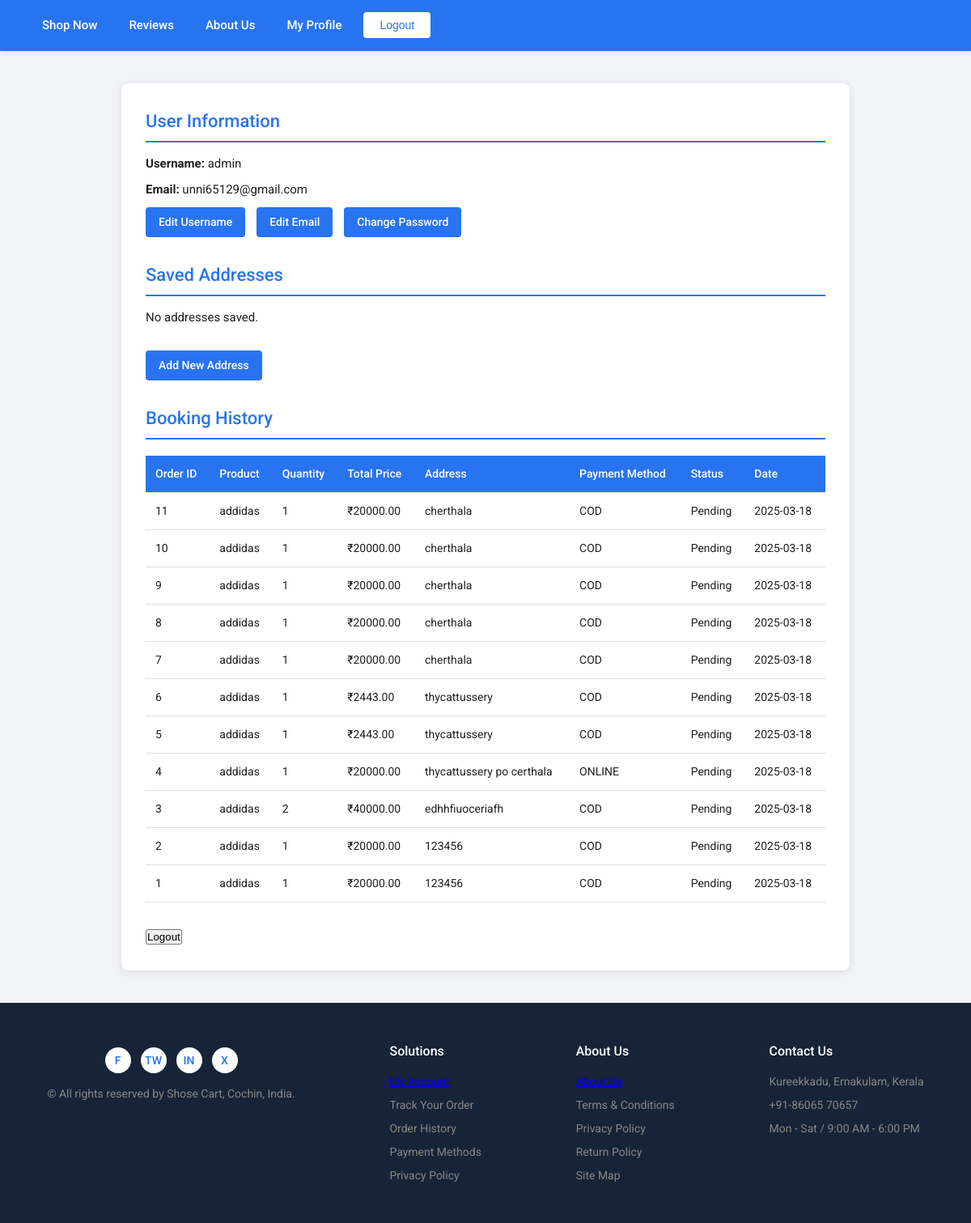
The page /profile/ (signed in) on the database as committed earlier.
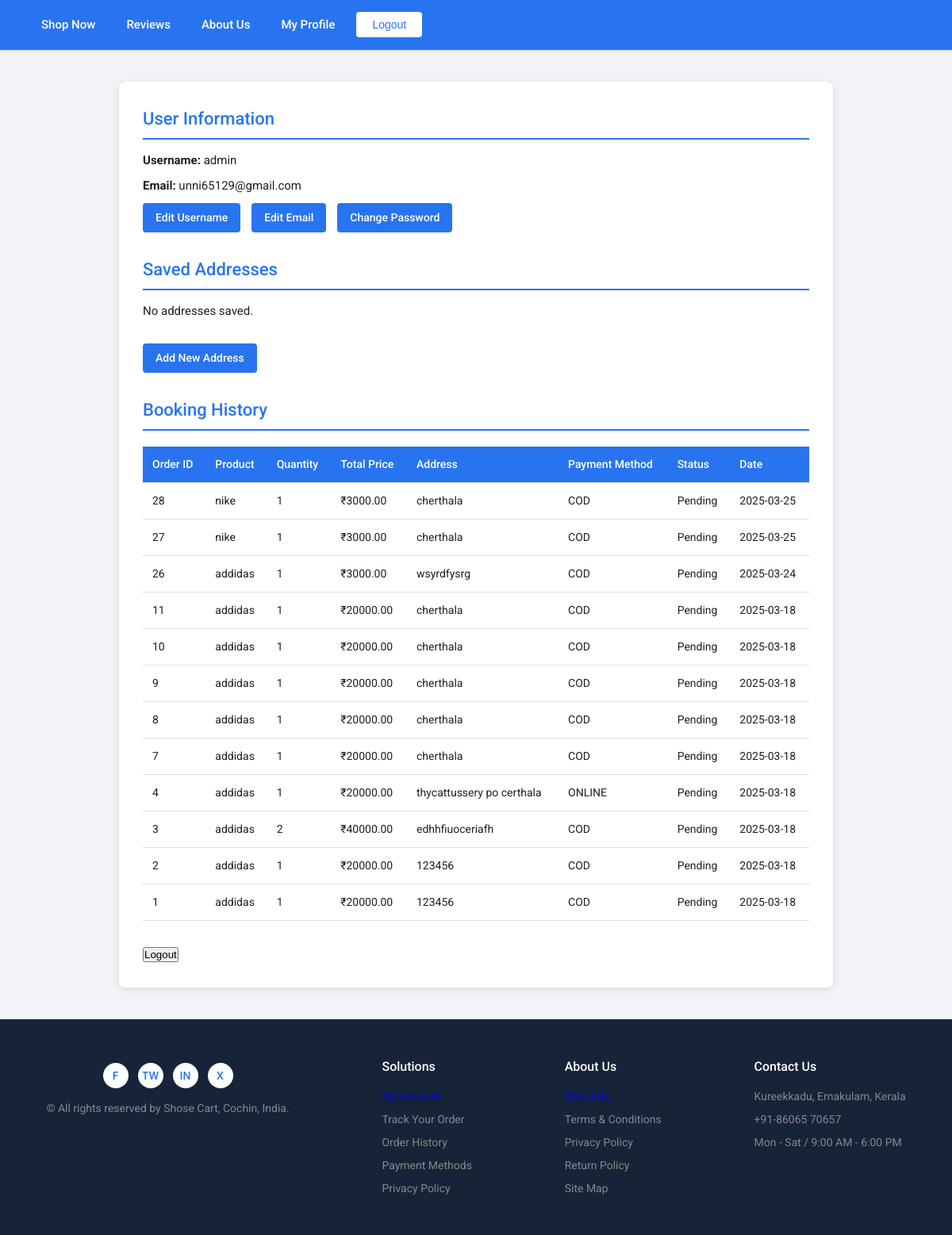
The same page on the database as committed later.
### eapp/models.py (models this page shows, shortened)
class Order(models.Model):
    PAYMENT_CHOICES = [
        ('COD', 'Cash on Delivery'),
        ('ONLINE', 'Online Payment'),
    ]
    user = models.ForeignKey(User, on_delete=models.CASCADE)
    product = models.ForeignKey(Gallery, on_delete=models.CASCADE)
    quantity = models.PositiveIntegerField(default=1)
    total_price = models.DecimalField(max_digits=10, decimal_places=2)
    address = models.TextField()  # Address input
    payment_method = models.CharField(max_length=10, choices=PAYMENT_CHOICES, default='COD')
    status = models.CharField(max_length=50, default="Pending")  # Status: Pending, Completed, Cancelled
    created_at = models.DateTimeField(auto_now_add=True)
    provider_order_id=models.CharField(
        _(" Order ID"),max_length=40,blank=True,null=True
        )
    payment_id=models.CharField(
        _("Payment ID"),max_length=36,blank=True,null=True
    )
    signature_id=models.CharField(
        _("Signature ID"),max_length=128,blank=True,null=True
    )

class Gallery(models.Model):
    feedimage = models.ImageField(upload_to='gallery_images/')
    user = models.ForeignKey(User, on_delete=models.CASCADE)
    name = models.CharField(max_length=100)
    model=models.CharField(max_length=400)
    discription=models.TextField(max_length=400, null=True, blank=True)
    offers=models.CharField(max_length=400, null=True, blank=True)
    price = models.DecimalField(max_digits=10, decimal_places=2)
    quantity = models.DecimalField(max_digits=10, decimal_places=2)
    image1=models.FileField(upload_to='gallery_images/', null=True, blank=True)
    image2=models.FileField(upload_to='gallery_images/', null=True, blank=True)
    image3=models.FileField(upload_to='gallery_images/', null=True, blank=True)

### eapp/views.py (the view)
# urls.py: path('profile/', views.profile_view, name='profile'),
@login_required(login_url='userlogin')
def profile_view(request):
    addresses = Address.objects.filter(user=request.user)
    orders = Order.objects.filter(user=request.user).order_by('-created_at')
    context = {
        'addresses': addresses,
        'email': request.user.email,
        'username': request.user.username,
        'orders': orders,
    }
    return render(request, 'profile.html', context)

### templates/profile.html (shortened to what this page needs)
{% extends 'base.html' %}
{% block content %}
<div class="profile-container">
    <div class="profile-section">
        <h2>User Information</h2>
        <p><strong>Username:</strong> {{ username }}</p>
        <p><strong>Email:</strong> {{ email }}</p>
        <a href="{% url 'edit_username' %}" class="action-btn">Edit Username</a>
        <a href="{% url 'edit_email' %}" class="action-btn">Edit Email</a>
        <a href="{% url 'change_password' %}" class="action-btn">Change Password</a>
    </div>
    <div class="profile-section">
        <h2>Saved Addresses</h2>
        {% if addresses %}
            <table>
                <tr>
                    <th>Name</th>
                    <th>Address</th>
                    <th>Phone</th>
                    <th>Actions</th>
                </tr>
                {% for address in addresses %}
                    <tr>
                        <td>{{ address.name }}</td>
                        <td>{{ address.address }}</td>
                        <td>{{ address.phone }}</td>
                        <td>
                            <a href="{% url 'edit_address' address.id %}" class="action-btn">Edit</a>
                            <a href="{% url 'delete_address' address.id %}" class="action-btn delete-btn">Delete</a>
                        </td>
                    </tr>
                {% endfor %}
            </table>
        {% else %}
            <p>No addresses saved.</p>
        {% endif %}
        <a href="{% url 'add_address' %}" class="action-btn" style="margin-top: 20px; display: inline-block;">Add New Address</a>
    </div>
    <div class="profile-section">
        <h2>Booking History</h2>
        {% if orders %}
            <table>
                <tr>
                    <th>Order ID</th>
                    <th>Product</th>
                    <th>Quantity</th>
                    <th>Total Price</th>
                    <th>Address</th>
                    <th>Payment Method</th>
                    <th>Status</th>
                    <th>Date</th>
                </tr>
                {% for order in orders %}
                    <tr>
                        <td>{{ order.id }}</td>
                        <td>{{ order.product.name }}</td>
                        <td>{{ order.quantity }}</td>
                        <td>₹{{ order.total_price }}</td>
                        <td>{{ order.address }}</td>
                        <td>{{ order.payment_method }}</td>
                        <td>{{ order.status }}</td>
                        <td>{{ order.created_at|date:"Y-m-d" }}</td>
                    </tr>
                {% endfor %}
            </table>
        {% else %}
            <p>No bookings found.</p>
        {% endif %}
    </div>
      {% if 'username' in request.session %}
            <div><a href="{% url 'logout' %}"><button>Logout</button></a></div>
            {% else %}
            <div><a href="{% url 'userlogin' %}"><button>Login</button></a></div>
            {% endif %}
</div>
{% endblock %}

Rows that differ between the two databases and show on the page:
removed Order: id "6", product.name "addidas", quantity "1", total_price "2443.00", address "thycattussery", payment_method "COD", status "Pending", created_at "2025-03-18"
removed Order: id "5", product.name "addidas", quantity "1", total_price "2443.00", address "thycattussery", payment_method "COD", status "Pending", created_at "2025-03-18"
added Order: id "28", product.name "nike", quantity "1", total_price "3000.00", address "cherthala", payment_method "COD", status "Pending", created_at "2025-03-25"
added Order: id "27", product.name "nike", quantity "1", total_price "3000.00", address "cherthala", payment_method "COD", status "Pending", created_at "2025-03-25"
added Order: id "26", product.name "addidas", quantity "1", total_price "3000.00", address "wsyrdfysrg", payment_method "COD", status "Pending", created_at "2025-03-24"
